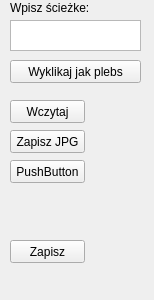
<?xml version="1.0" encoding="UTF-8"?>
<ui version="4.0">
 <class>menu_odczytu_i_zapisu</class>
 <widget class="QDockWidget" name="menu_odczytu_i_zapisu">
  <property name="geometry">
   <rect>
    <x>0</x>
    <y>0</y>
    <width>154</width>
    <height>300</height>
   </rect>
  </property>
  <property name="minimumSize">
   <size>
    <width>154</width>
    <height>300</height>
   </size>
  </property>
  <property name="maximumSize">
   <size>
    <width>154</width>
    <height>300</height>
   </size>
  </property>
  <property name="floating">
   <bool>false</bool>
  </property>
  <property name="features">
   <set>QDockWidget::NoDockWidgetFeatures</set>
  </property>
  <property name="allowedAreas">
   <set>Qt::NoDockWidgetArea</set>
  </property>
  <property name="windowTitle">
   <string>Zapisopodobne</string>
  </property>
  <widget class="QWidget" name="dockWidgetContents">
   <widget class="QTextEdit" name="textEdit">
    <property name="geometry">
     <rect>
      <x>10</x>
      <y>20</y>
      <width>131</width>
      <height>31</height>
     </rect>
    </property>
   </widget>
   <widget class="QPushButton" name="pushButton_sciezka">
    <property name="geometry">
     <rect>
      <x>10</x>
      <y>60</y>
      <width>131</width>
      <height>23</height>
     </rect>
    </property>
    <property name="text">
     <string>Wyklikaj jak plebs</string>
    </property>
   </widget>
   <widget class="QPushButton" name="pushButton_Wczytaj">
    <property name="geometry">
     <rect>
      <x>10</x>
      <y>100</y>
      <width>75</width>
      <height>23</height>
     </rect>
    </property>
    <property name="text">
     <string>Wczytaj</string>
    </property>
   </widget>
   <widget class="QPushButton" name="pushButton_Zapisz_JPG">
    <property name="geometry">
     <rect>
      <x>10</x>
      <y>130</y>
      <width>75</width>
      <height>23</height>
     </rect>
    </property>
    <property name="text">
     <string>Zapisz JPG</string>
    </property>
   </widget>
   <widget class="QPushButton" name="pushButton_4">
    <property name="geometry">
     <rect>
      <x>10</x>
      <y>160</y>
      <width>75</width>
      <height>23</height>
     </rect>
    </property>
    <property name="text">
     <string>PushButton</string>
    </property>
   </widget>
   <widget class="QLabel" name="label">
    <property name="geometry">
     <rect>
      <x>10</x>
      <y>0</y>
      <width>111</width>
      <height>16</height>
     </rect>
    </property>
    <property name="text">
     <string>Wpisz ścieżke:</string>
    </property>
   </widget>
   <widget class="QPushButton" name="pushButton_Zapisz">
    <property name="geometry">
     <rect>
      <x>10</x>
      <y>240</y>
      <width>75</width>
      <height>23</height>
     </rect>
    </property>
    <property name="text">
     <string>Zapisz</string>
    </property>
   </widget>
  </widget>
 </widget>
 <resources/>
 <connections/>
</ui>
